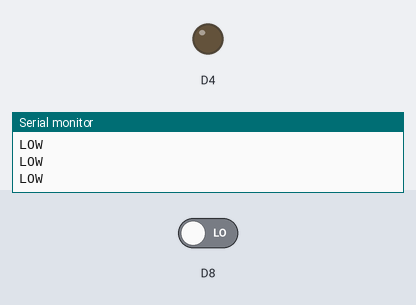
The sketch below on a simulated ESP8266 (NodeMCU). Shown: output pins drawn as LEDs (lit = HIGH, except the on-board LED, lit = LOW), the last lines printed to the serial monitor. The inputs (shaded band) are chosen by the test bench; at power-on: D8 LOW.

Above: at 1.4 s.
1.5 s: D8 driven HIGH
At 2.4 s:
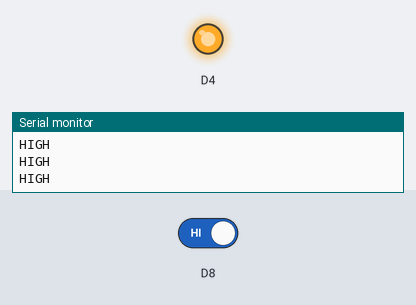
3.0 s: D8 driven LOW
At 3.5 s:
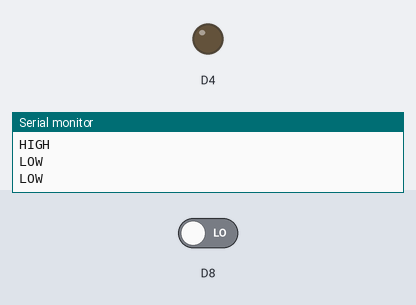
Timing chart, 0 to 6.0 s (numbered marks = the images above; inputs shaded):
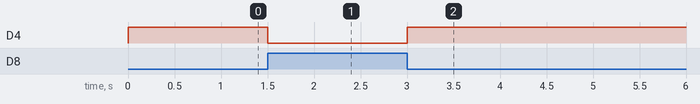

Measured:
- after the input at 1.5 s, D4: HIGH → LOW at once
- after the input at 3.0 s, D4: LOW → HIGH at once

The sketch:

Button.ino
```cpp
// 3.3V => button =>  D8

void setup() {
  initSerial();
  initLed();
}

void loop() {
  int buttonState = digitalRead(D8);
  if(buttonState == HIGH) {
    Serial.println("HIGH");
    digitalWrite(BUILTIN_LED, LOW);
  }
  else {
    Serial.println("LOW");
    digitalWrite(BUILTIN_LED, HIGH);
  }

  delay(300);
}

void initLed() {
  pinMode(BUILTIN_LED, OUTPUT);
}

void initButton() {
  pinMode(D8, INPUT);
}

void initSerial() {
  Serial.begin(115200);
  Serial.println();
  Serial.println("Initializing serial connection DONE.");
}
```
